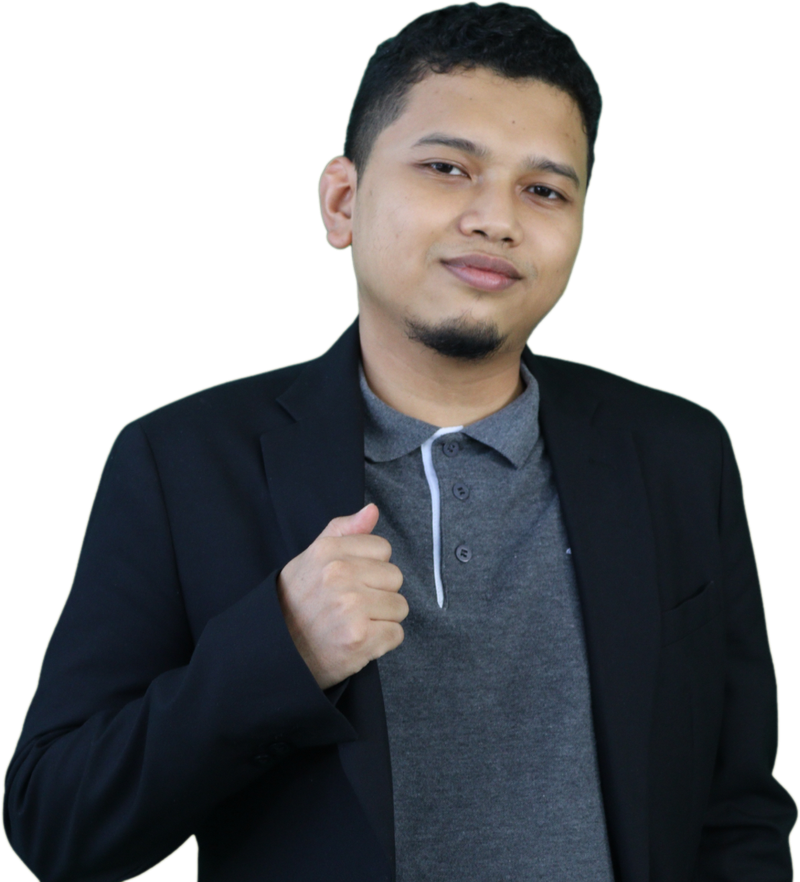
#> input picture commodity-news-1711/assets/img/presenter.png, 800 x 882 px, shrunk from 1044 x 1150 before the run
$ python key_green.py ../assets/img/presenter.png ../assets/img/presenter.png
#> lines starting #> are read from the running program, lines starting #| are printed output that depends on the picture
"""Chroma-key the flat green background out of the presenter photo -> transparent PNG."""
import sys, numpy as np
from PIL import Image, ImageFilter
src, dst = sys.argv[1], sys.argv[2]
im = np.asarray(Image.open(src).convert("RGB")).astype(np.float32)
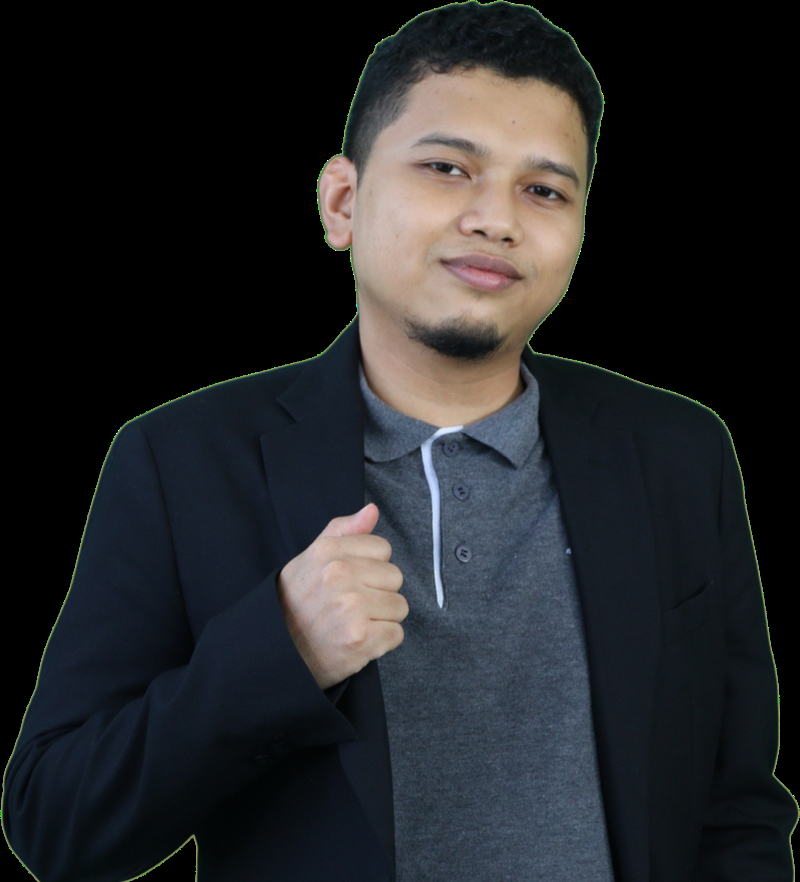
#> im: shape (882, 800, 3) float32; mean R, G, B 36.1, 37.3, 39.7
r, g, b = im[..., 0], im[..., 1], im[..., 2]
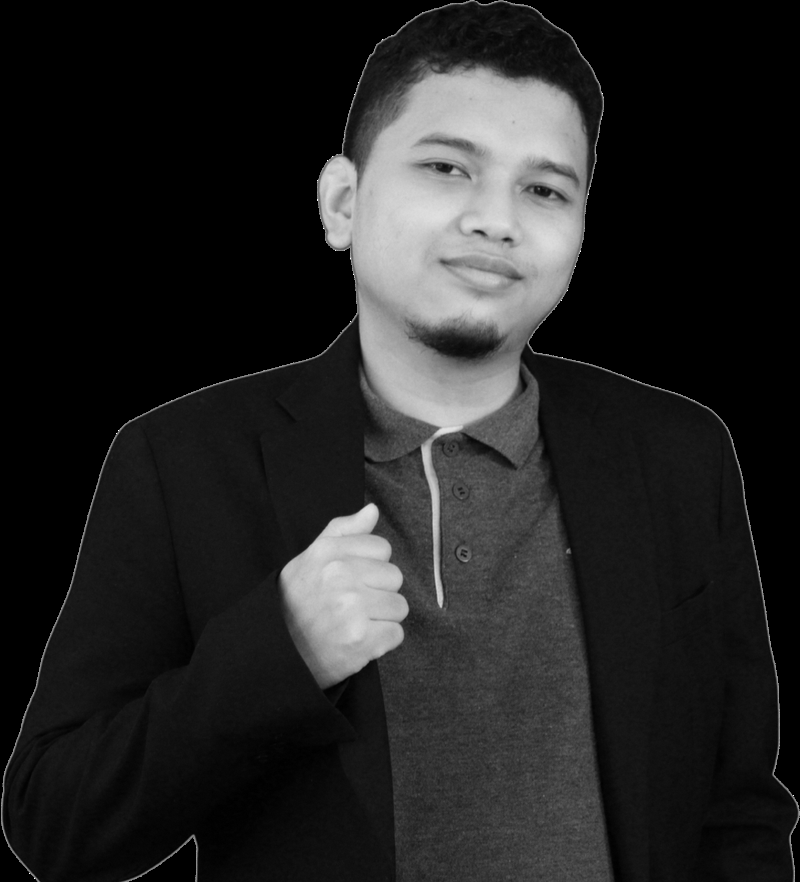
#> r: shape (882, 800) float32; min 0, max 255, mean 36.1
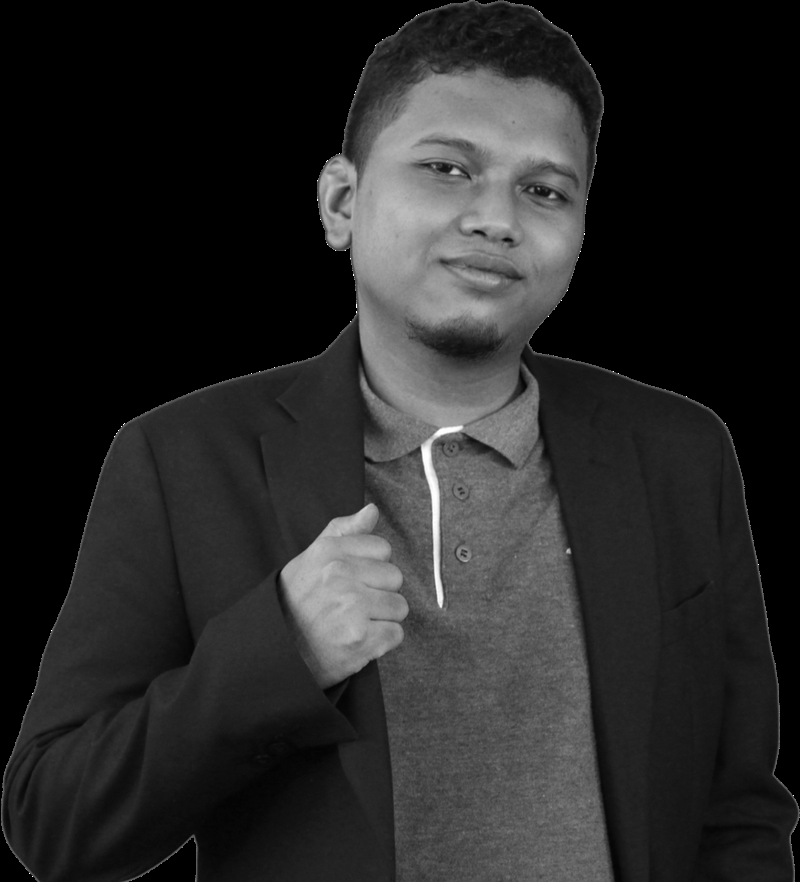
#> b: shape (882, 800) float32; min 0, max 255, mean 39.7
# "greenness": how much green exceeds the larger of red/blue
gx = g - np.maximum(r, b)
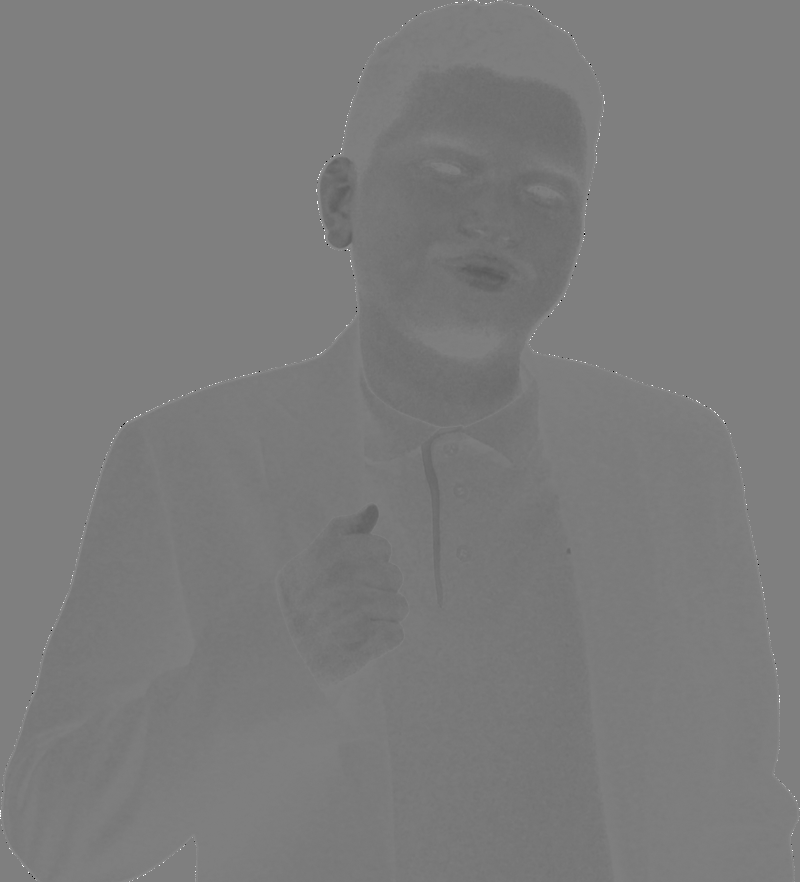
#> gx: shape (882, 800) float32; min -255, max 255, mean -7.4; drawn with min black and max white
# fully key above 70, fully keep below 25, soft ramp between
alpha = np.clip((70 - gx) / 45, 0, 1)
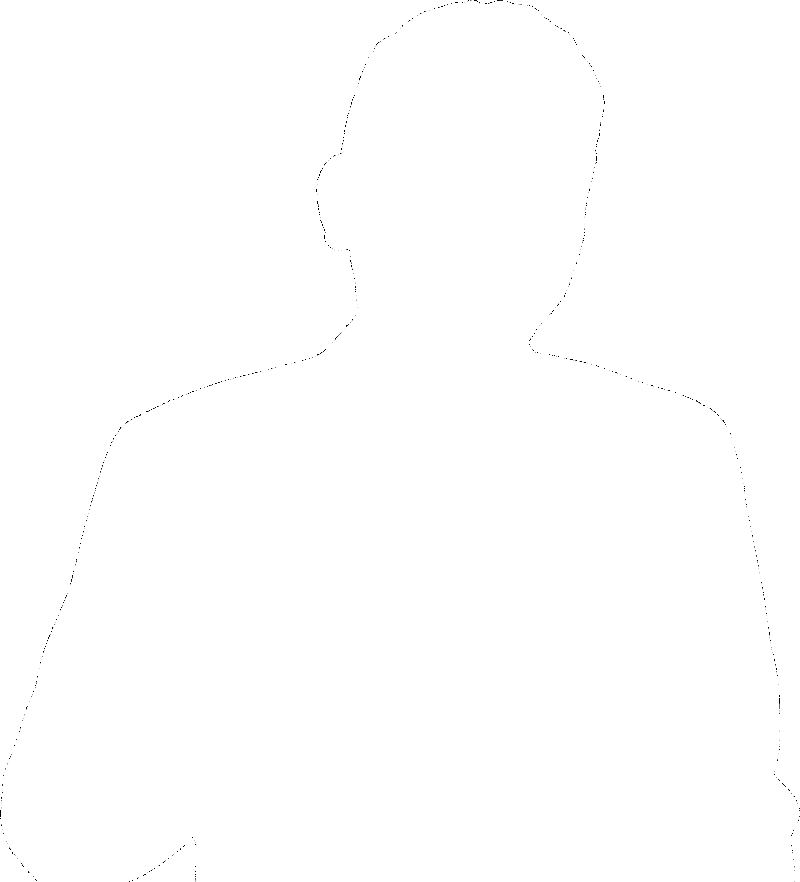
#> alpha: shape (882, 800) float32; min 0, max 1, mean 0.999
# clean speckles, then feather the edge slightly
a = Image.fromarray((alpha * 255).astype(np.uint8))
a = a.filter(ImageFilter.MedianFilter(5)).filter(ImageFilter.GaussianBlur(1.2))
alpha = np.asarray(a).astype(np.float32) / 255
# spill suppression: pull green down to max(r,b) where it dominates
spill = np.clip(g - np.maximum(r, b), 0, None)
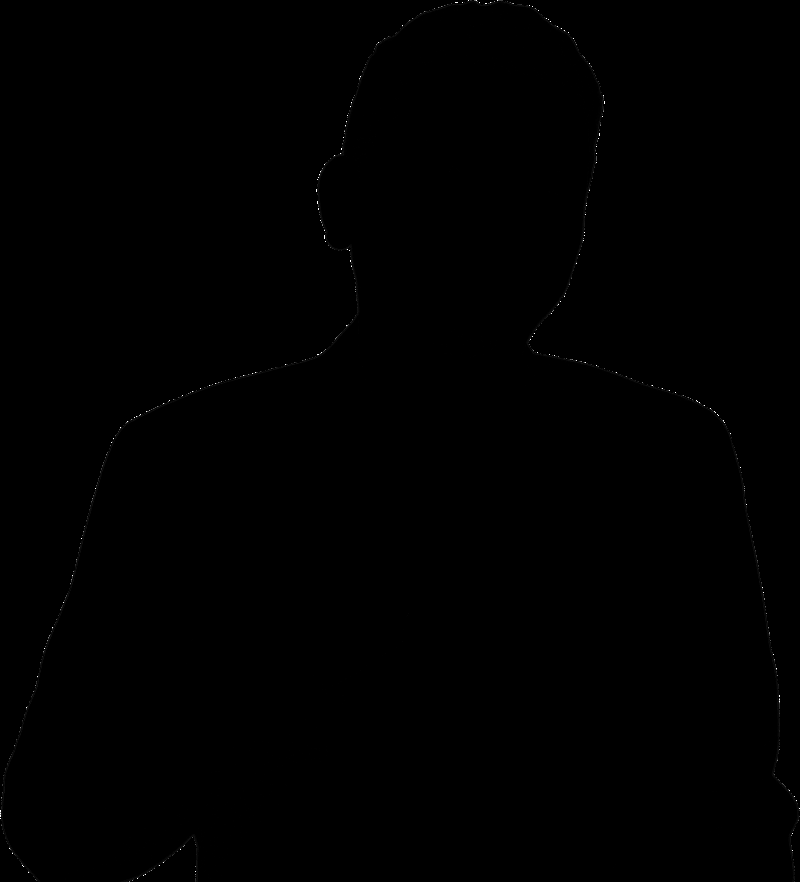
#> spill: shape (882, 800) float32; min 0, max 255, mean 0.2
g2 = g - spill * 0.85
out = np.dstack([r, g2, b, alpha * 255]).clip(0, 255).astype(np.uint8)
img = Image.fromarray(out, "RGBA")
img = img.crop(img.getbbox())
img.save(dst, optimize=True)
print(img.size)
#| (800, 882)
